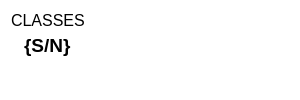
                      <widget class="QFrame" name="frame_2">
                       <property name="sizePolicy">
                        <sizepolicy hsizetype="Fixed" vsizetype="Fixed">
                         <horstretch>0</horstretch>
                         <verstretch>0</verstretch>
                        </sizepolicy>
                       </property>
                       <property name="minimumSize">
                        <size>
                         <width>300</width>
                         <height>100</height>
                        </size>
                       </property>
                       <property name="maximumSize">
                        <size>
                         <width>300</width>
                         <height>100</height>
                        </size>
                       </property>
                       <property name="styleSheet">
                        <string notr="true">background-color:white;</string>
                       </property>
                       <property name="frameShape">
                        <enum>QFrame::Shape::NoFrame</enum>
                       </property>
                       <layout class="QHBoxLayout" name="horizontalLayout_10">
                        <item alignment="Qt::AlignmentFlag::AlignLeft|Qt::AlignmentFlag::AlignTop">
                         <widget class="QFrame" name="frame_13">
                          <property name="styleSheet">
                           <string notr="true">border:none;</string>
                          </property>
                          <property name="frameShape">
                           <enum>QFrame::Shape::NoFrame</enum>
                          </property>
                          <property name="frameShadow">
                           <enum>QFrame::Shadow::Raised</enum>
                          </property>
                          <layout class="QVBoxLayout" name="verticalLayout_16">
                           <property name="spacing">
                            <number>4</number>
                           </property>
                           <property name="leftMargin">
                            <number>0</number>
                           </property>
                           <property name="topMargin">
                            <number>0</number>
                           </property>
                           <property name="rightMargin">
                            <number>0</number>
                           </property>
                           <property name="bottomMargin">
                            <number>0</number>
                           </property>
                           <item alignment="Qt::AlignmentFlag::AlignHCenter|Qt::AlignmentFlag::AlignTop">
                            <widget class="QLabel" name="label_12">
                             <property name="font">
                              <font>
                               <pointsize>12</pointsize>
                              </font>
                             </property>
                             <property name="text">
                              <string>CLASSES</string>
                             </property>
                            </widget>
                           </item>
                           <item alignment="Qt::AlignmentFlag::AlignHCenter|Qt::AlignmentFlag::AlignTop">
                            <widget class="QLabel" name="label_number_lbL">
                             <property name="text">
                              <string>&lt;html&gt;&lt;head/&gt;&lt;body&gt;&lt;p&gt;&lt;span style=&quot; font-size:14pt; font-weight:600;&quot;&gt;{S/N}&lt;/span&gt;&lt;/p&gt;&lt;/body&gt;&lt;/html&gt;</string>
                             </property>
                            </widget>
                           </item>
                          </layout>
                         </widget>
                        </item>
                        <item alignment="Qt::AlignmentFlag::AlignRight|Qt::AlignmentFlag::AlignTop">
                         <widget class="QFrame" name="frame_14">
                          <property name="styleSheet">
                           <string notr="true">border:none;
</string>
                          </property>
                          <property name="frameShape">
                           <enum>QFrame::Shape::NoFrame</enum>
                          </property>
                          <property name="frameShadow">
                           <enum>QFrame::Shadow::Raised</enum>
                          </property>
                          <layout class="QVBoxLayout" name="verticalLayout_17">
                           <property name="spacing">
                            <number>0</number>
                           </property>
                           <property name="leftMargin">
                            <number>0</number>
                           </property>
                           <property name="topMargin">
                            <number>0</number>
                           </property>
                           <property name="bottomMargin">
                            <number>0</number>
                           </property>
                           <item alignment="Qt::AlignmentFlag::AlignRight|Qt::AlignmentFlag::AlignTop">
                            <widget class="QLabel" name="label_14">
                             <property name="minimumSize">
                              <size>
                               <width>0</width>
                               <height>0</height>
                              </size>
                             </property>
                             <property name="text">
                              <string/>
                             </property>
                             <property name="pixmap">
                              <pixmap resource="Resources/icons/skyblue/skyblue.qrc">:/skyblue_icons/users.svg</pixmap>
                             </property>
                             <property name="scaledContents">
                              <bool>false</bool>
                             </property>
                            </widget>
                           </item>
                          </layout>
                         </widget>
                        </item>
                       </layout>
                      </widget>
